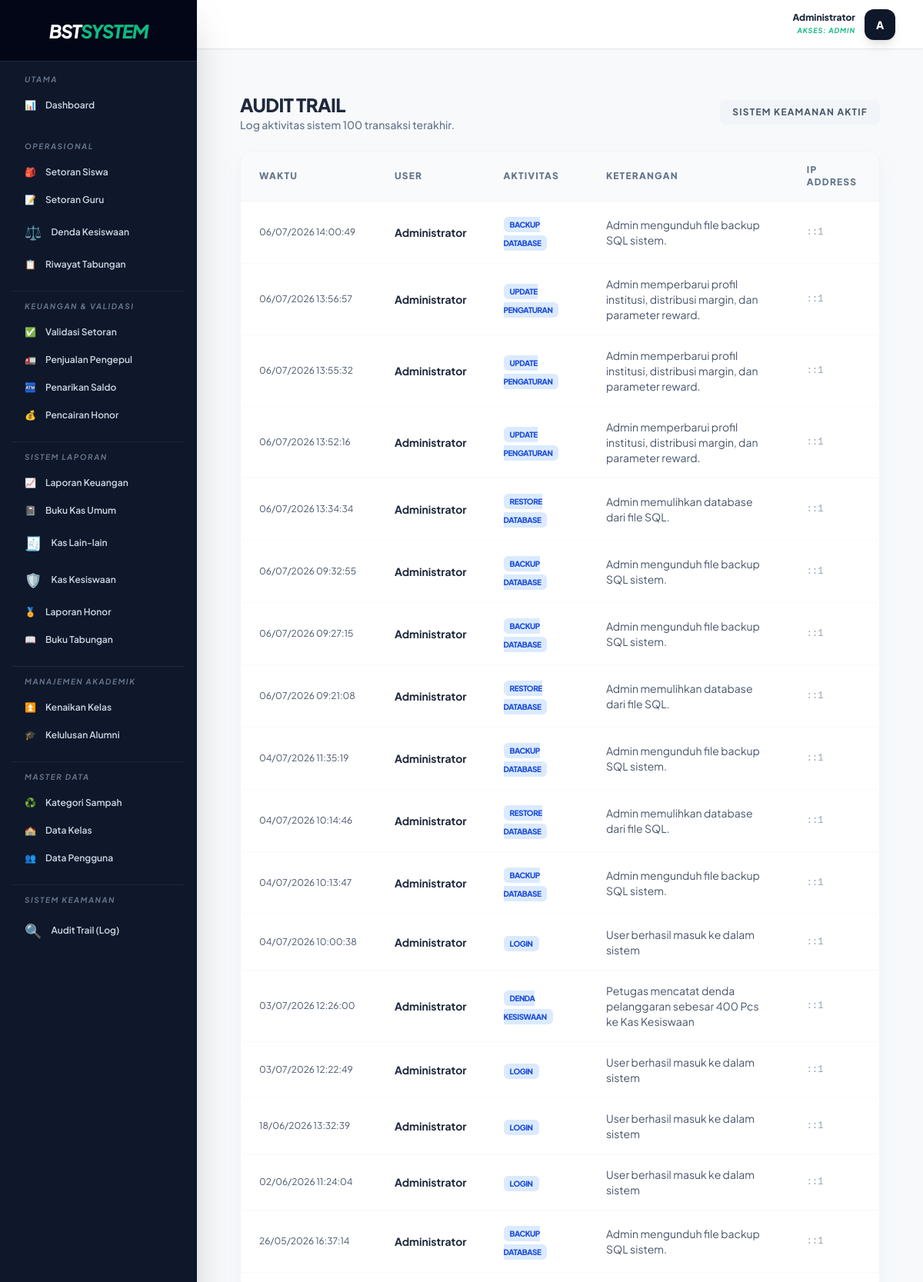
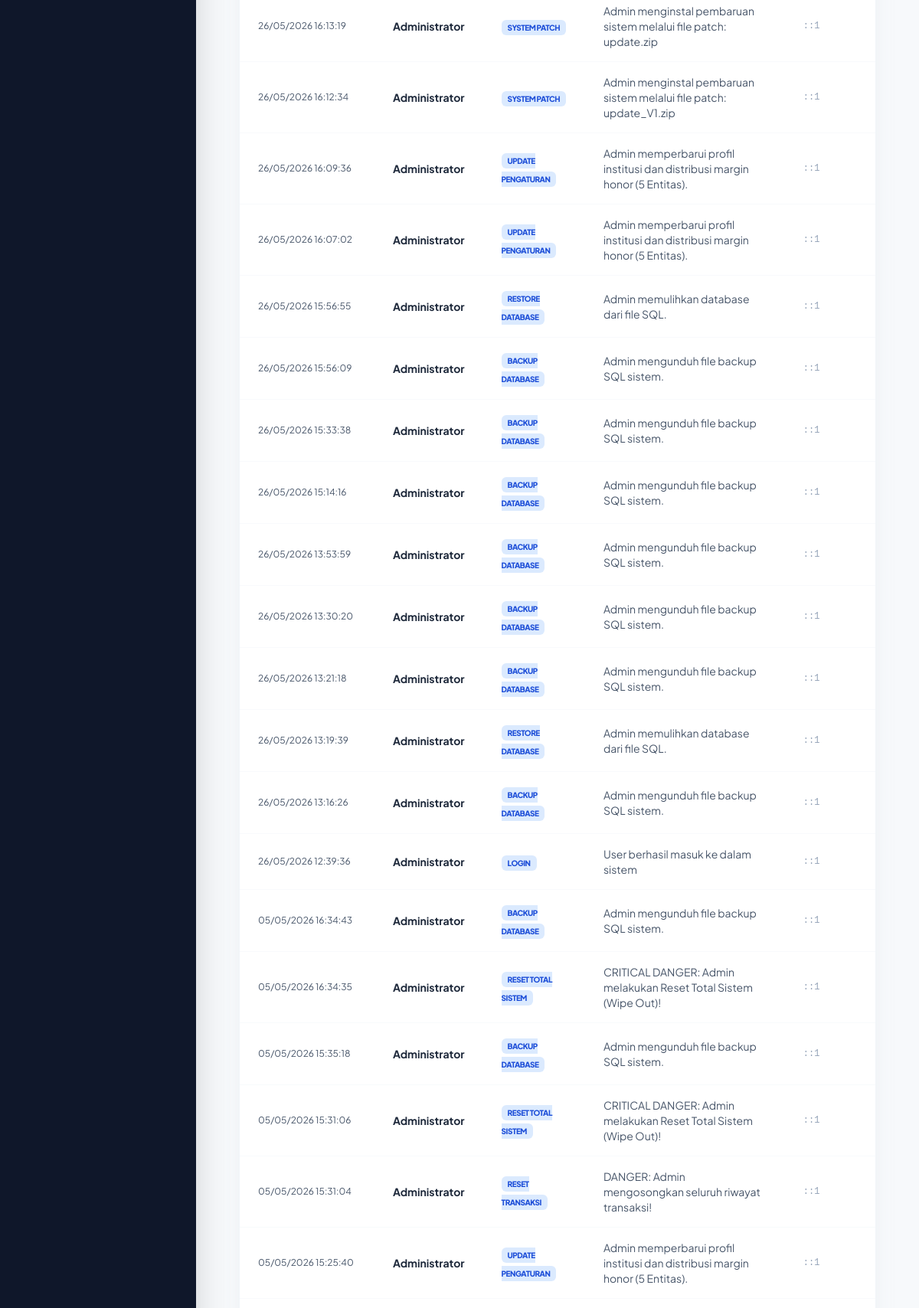
/public/pengaturan/logs (signed in, upper part), run on the app's committed database (2 pictures, top to bottom).
### tables this page shows
CREATE TABLE `activity_logs` (
  `id` int(11) NOT NULL AUTO_INCREMENT,
  `user_id` int(11) NOT NULL,
  `activity` varchar(255) NOT NULL,
  `description` text DEFAULT NULL,
  `ip_address` varchar(45) DEFAULT NULL,
  `created_at` timestamp NOT NULL DEFAULT current_timestamp(),
  PRIMARY KEY (`id`),
  KEY `user_id` (`user_id`),
  CONSTRAINT `activity_logs_ibfk_1` FOREIGN KEY (`user_id`) REFERENCES `users` (`id`)
);

CREATE TABLE `users` (
  `id` int(11) NOT NULL AUTO_INCREMENT,
  `nama` varchar(100) NOT NULL,
  `username` varchar(50) NOT NULL,
  `password` varchar(255) NOT NULL,
  `role` enum('admin','guru','siswa','staff','alumni') NOT NULL,
  `kelas_id` int(11) DEFAULT NULL,
  `angkatan` varchar(10) DEFAULT NULL,
  `is_active` tinyint(1) NOT NULL DEFAULT 1,
  `deleted_at` timestamp NULL DEFAULT NULL,
  PRIMARY KEY (`id`)
);

### app/Controllers/PengaturanController.php (called while the page is built, shortened)
<?php
require_once __DIR__ . '/../Core/Database.php';
class PengaturanController {
    private $db;
    public function __construct() {
        $this->db = Database::getInstance()->getConnection();
    }
    public function logs() {
        $data = [];
        $sql = "SELECT l.*, u.nama
                FROM activity_logs l
                JOIN users u ON l.user_id = u.id
                ORDER BY l.created_at DESC LIMIT 100";
        $data['logs'] = $this->db->query($sql)->fetchAll();
        require_once __DIR__ . '/../../views/layouts/admin.php';
    }
}
?>

### app/Core/Database.php (called while the page is built, shortened)
<?php
class Database {
    private static $instance = null;
    private $conn;
    private function __construct() {
        try {
            $dsn = "mysql:host=" . DB_HOST . ";dbname=" . DB_NAME . ";charset=utf8mb4";
            $options = [
                PDO::ATTR_ERRMODE => PDO::ERRMODE_EXCEPTION,
                PDO::ATTR_DEFAULT_FETCH_MODE => PDO::FETCH_ASSOC,
                PDO::ATTR_EMULATE_PREPARES => false,
            ];
            $this->conn = new PDO($dsn, DB_USER, DB_PASS, $options);
        } catch (PDOException $e) {
            die("Koneksi Database Gagal: " . $e->getMessage());
        }
    }
    public static function getInstance() {
        if (self::$instance === null) {
            self::$instance = new self();
        }
        return self::$instance;
    }
    public function getConnection() {
        return $this->conn;
    }
}

### views/admin/pengaturan/logs.php (the view)
<div class="p-6">
    <div class="flex justify-between items-center mb-6">
        <div>
            <h1 class="text-2xl font-black text-slate-800 uppercase tracking-tight">Audit Trail</h1>
            <p class="text-sm text-slate-500 font-medium">Log aktivitas sistem 100 transaksi terakhir.</p>
        </div>
        <div class="bg-slate-100 px-4 py-2 rounded-lg text-xs font-bold text-slate-600 tracking-widest uppercase">
            Sistem Keamanan Aktif
        </div>
    </div>
    <div class="bg-white rounded-2xl shadow-xl shadow-slate-200/50 border border-slate-100 overflow-hidden">
        <div class="overflow-x-auto">
            <table class="w-full text-left border-collapse">
                <thead>
                    <tr class="bg-slate-50 border-b border-slate-100">
                        <th class="px-6 py-4 text-xs font-black text-slate-500 uppercase tracking-widest">Waktu</th>
                        <th class="px-6 py-4 text-xs font-black text-slate-500 uppercase tracking-widest">User</th>
                        <th class="px-6 py-4 text-xs font-black text-slate-500 uppercase tracking-widest">Aktivitas</th>
                        <th class="px-6 py-4 text-xs font-black text-slate-500 uppercase tracking-widest">Keterangan</th>
                        <th class="px-6 py-4 text-xs font-black text-slate-500 uppercase tracking-widest">IP Address</th>
                    </tr>
                </thead>
                <tbody class="divide-y divide-slate-50">
                    <?php if (empty($logs)): ?>
                        <tr>
                            <td colspan="5" class="px-6 py-12 text-center text-slate-400 italic">Belum ada catatan aktivitas.</td>
                        </tr>
                    <?php else: ?>
                        <?php foreach ($logs as $log): ?>
                            <tr class="hover:bg-slate-50/50 transition-colors">
                                <td class="px-6 py-4 text-xs text-slate-600 whitespace-nowrap">
                                    <?= date('d/m/Y H:i:s', strtotime($log['created_at'])) ?>
                                </td>
                                <td class="px-6 py-4">
                                    <span class="text-sm font-bold text-slate-800"><?= htmlspecialchars($log['nama']) ?></span>
                                </td>
                                <td class="px-6 py-4">
                                    <span class="px-2 py-1 bg-blue-100 text-blue-700 text-[10px] font-black uppercase rounded-md tracking-tighter">
                                        <?= htmlspecialchars($log['activity']) ?>
                                    </span>
                                </td>
                                <td class="px-6 py-4 text-sm text-slate-600">
                                    <?= htmlspecialchars($log['description']) ?>
                                </td>
                                <td class="px-6 py-4 text-xs font-mono text-slate-400">
                                    <?= htmlspecialchars($log['ip_address']) ?>
                                </td>
                            </tr>
                        <?php endforeach; ?>
                    <?php endif; ?>
                </tbody>
            </table>
        </div>
    </div>
</div>

### views/layouts/admin.php (style rules this page uses)
body { font-family: 'Plus Jakarta Sans', sans-serif; background-color: #f8fafc; }

### data on the page
activity_logs: created_at "06/07/2026 14:00:49", user.nama "Administrator", activity "BACKUP DATABASE", description "Admin mengunduh file backup SQL sistem.", ip_address "::1"
activity_logs: created_at "06/07/2026 13:56:57", user.nama "Administrator", activity "UPDATE PENGATURAN", description "Admin memperbarui profil institusi, distribusi margin, dan parameter reward.", ip_address "::1"
activity_logs: created_at "06/07/2026 13:55:32", user.nama "Administrator", activity "UPDATE PENGATURAN", description "Admin memperbarui profil institusi, distribusi margin, dan parameter reward.", ip_address "::1"
activity_logs: created_at "06/07/2026 13:52:16", user.nama "Administrator", activity "UPDATE PENGATURAN", description "Admin memperbarui profil institusi, distribusi margin, dan parameter reward.", ip_address "::1"
activity_logs: created_at "06/07/2026 13:34:34", user.nama "Administrator", activity "RESTORE DATABASE", description "Admin memulihkan database dari file SQL.", ip_address "::1"
activity_logs: created_at "06/07/2026 09:32:55", user.nama "Administrator", activity "BACKUP DATABASE", description "Admin mengunduh file backup SQL sistem.", ip_address "::1"
activity_logs: created_at "06/07/2026 09:27:15", user.nama "Administrator", activity "BACKUP DATABASE", description "Admin mengunduh file backup SQL sistem.", ip_address "::1"
activity_logs: created_at "06/07/2026 09:21:08", user.nama "Administrator", activity "RESTORE DATABASE", description "Admin memulihkan database dari file SQL.", ip_address "::1"
activity_logs: created_at "04/07/2026 11:35:19", user.nama "Administrator", activity "BACKUP DATABASE", description "Admin mengunduh file backup SQL sistem.", ip_address "::1"
activity_logs: created_at "04/07/2026 10:14:46", user.nama "Administrator", activity "RESTORE DATABASE", description "Admin memulihkan database dari file SQL.", ip_address "::1"
activity_logs: created_at "04/07/2026 10:13:47", user.nama "Administrator", activity "BACKUP DATABASE", description "Admin mengunduh file backup SQL sistem.", ip_address "::1"
activity_logs: created_at "04/07/2026 10:00:38", user.nama "Administrator", activity "LOGIN", description "User berhasil masuk ke dalam sistem", ip_address "::1"
activity_logs: created_at "03/07/2026 12:26:00", user.nama "Administrator", activity "DENDA KESISWAAN", description "Petugas mencatat denda pelanggaran sebesar 400 Pcs ke Kas Kesiswaan", ip_address "::1"
activity_logs: created_at "03/07/2026 12:22:49", user.nama "Administrator", activity "LOGIN", description "User berhasil masuk ke dalam sistem", ip_address "::1"
activity_logs: created_at "18/06/2026 13:32:39", user.nama "Administrator", activity "LOGIN", description "User berhasil masuk ke dalam sistem", ip_address "::1"
activity_logs: created_at "02/06/2026 11:24:04", user.nama "Administrator", activity "LOGIN", description "User berhasil masuk ke dalam sistem", ip_address "::1"
activity_logs: created_at "26/05/2026 16:37:14", user.nama "Administrator", activity "BACKUP DATABASE", description "Admin mengunduh file backup SQL sistem.", ip_address "::1"
activity_logs: created_at "26/05/2026 16:13:19", user.nama "Administrator", activity "SYSTEM PATCH", description "Admin menginstal pembaruan sistem melalui file patch: update.zip", ip_address "::1"
activity_logs: created_at "26/05/2026 16:12:34", user.nama "Administrator", activity "SYSTEM PATCH", description "Admin menginstal pembaruan sistem melalui file patch: update_V1.zip", ip_address "::1"
activity_logs: created_at "26/05/2026 16:09:36", user.nama "Administrator", activity "UPDATE PENGATURAN", description "Admin memperbarui profil institusi dan distribusi margin honor (5 Entitas).", ip_address "::1"
activity_logs: created_at "26/05/2026 16:07:02", user.nama "Administrator", activity "UPDATE PENGATURAN", description "Admin memperbarui profil institusi dan distribusi margin honor (5 Entitas).", ip_address "::1"
activity_logs: created_at "26/05/2026 15:56:55", user.nama "Administrator", activity "RESTORE DATABASE", description "Admin memulihkan database dari file SQL.", ip_address "::1"
activity_logs: created_at "26/05/2026 15:56:09", user.nama "Administrator", activity "BACKUP DATABASE", description "Admin mengunduh file backup SQL sistem.", ip_address "::1"
activity_logs: created_at "26/05/2026 15:33:38", user.nama "Administrator", activity "BACKUP DATABASE", description "Admin mengunduh file backup SQL sistem.", ip_address "::1"
activity_logs: created_at "26/05/2026 15:14:16", user.nama "Administrator", activity "BACKUP DATABASE", description "Admin mengunduh file backup SQL sistem.", ip_address "::1"
activity_logs: created_at "26/05/2026 13:53:59", user.nama "Administrator", activity "BACKUP DATABASE", description "Admin mengunduh file backup SQL sistem.", ip_address "::1"
activity_logs: created_at "26/05/2026 13:30:20", user.nama "Administrator", activity "BACKUP DATABASE", description "Admin mengunduh file backup SQL sistem.", ip_address "::1"
activity_logs: created_at "26/05/2026 13:21:18", user.nama "Administrator", activity "BACKUP DATABASE", description "Admin mengunduh file backup SQL sistem.", ip_address "::1"
activity_logs: created_at "26/05/2026 13:19:39", user.nama "Administrator", activity "RESTORE DATABASE", description "Admin memulihkan database dari file SQL.", ip_address "::1"
activity_logs: created_at "26/05/2026 13:16:26", user.nama "Administrator", activity "BACKUP DATABASE", description "Admin mengunduh file backup SQL sistem.", ip_address "::1"
activity_logs: created_at "26/05/2026 12:39:36", user.nama "Administrator", activity "LOGIN", description "User berhasil masuk ke dalam sistem", ip_address "::1"
activity_logs: created_at "05/05/2026 16:34:43", user.nama "Administrator", activity "BACKUP DATABASE", description "Admin mengunduh file backup SQL sistem.", ip_address "::1"
activity_logs: created_at "05/05/2026 16:34:35", user.nama "Administrator", activity "RESET TOTAL SISTEM", description "CRITICAL DANGER: Admin melakukan Reset Total Sistem (Wipe Out)!", ip_address "::1"
activity_logs: created_at "05/05/2026 15:35:18", user.nama "Administrator", activity "BACKUP DATABASE", description "Admin mengunduh file backup SQL sistem.", ip_address "::1"
activity_logs: created_at "05/05/2026 15:31:06", user.nama "Administrator", activity "RESET TOTAL SISTEM", description "CRITICAL DANGER: Admin melakukan Reset Total Sistem (Wipe Out)!", ip_address "::1"
activity_logs: created_at "05/05/2026 15:31:04", user.nama "Administrator", activity "RESET TRANSAKSI", description "DANGER: Admin mengosongkan seluruh riwayat transaksi!", ip_address "::1"
activity_logs: created_at "05/05/2026 15:25:40", user.nama "Administrator", activity "UPDATE PENGATURAN", description "Admin memperbarui profil institusi dan distribusi margin honor (5 Entitas).", ip_address "::1"

### other printed values
$_SESSION['nama'] "Administrator"
$role "ADMIN"
substr($_SESSION['nama'] ?? 'U', 0, 1) "A"
